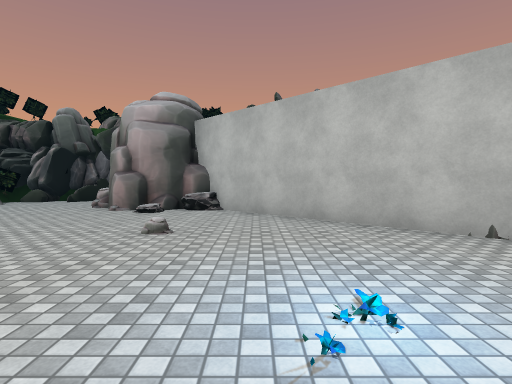
[1] (above)

12 first-person views from a walk through a 3-D level made in the Unity game engine. The camera is 1.4 m above the floor, tilts 2° down and sees 80° across. The floor is counted in squares, 2 m on a side. Each view is taken from the middle of a square. On the plan, view 1 faces up. The plan holds only what a view shows up to about 10 squares ahead; the rest is blank. The place goes on beyond the plan. The player is left out. Some surface patterns are stand-ins.

[2]
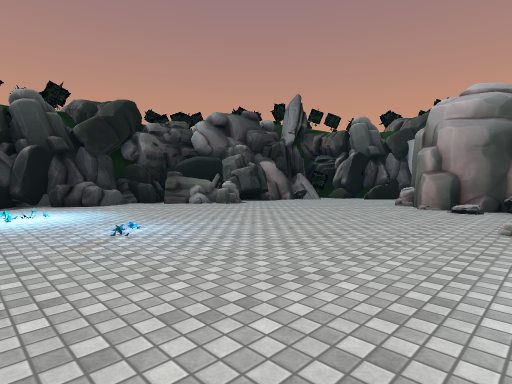

[3]
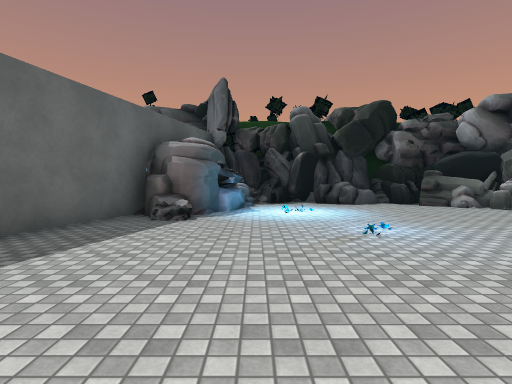

[4]
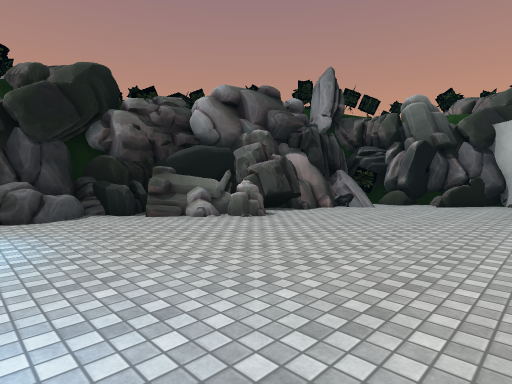

[5]
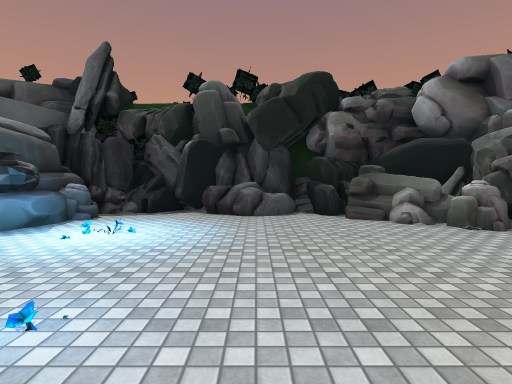

[6]
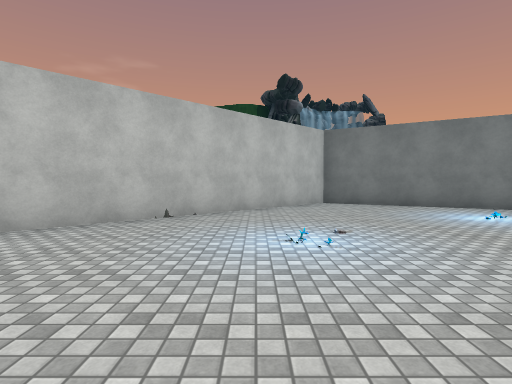

[7]
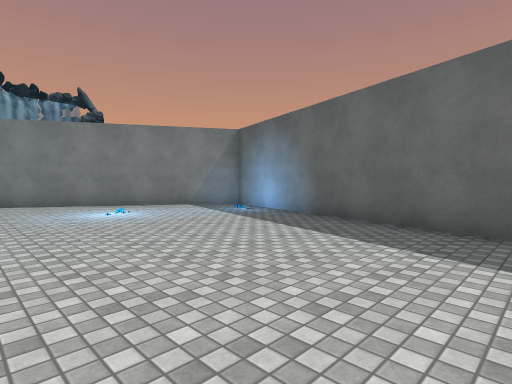

[8]
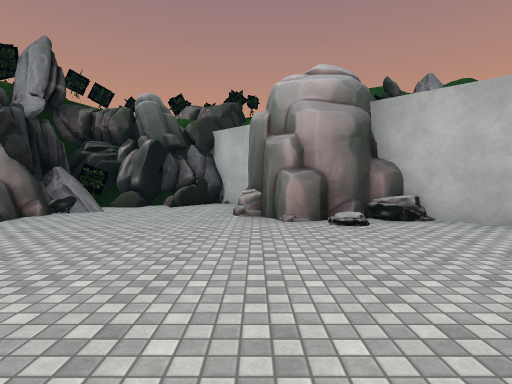

[9]
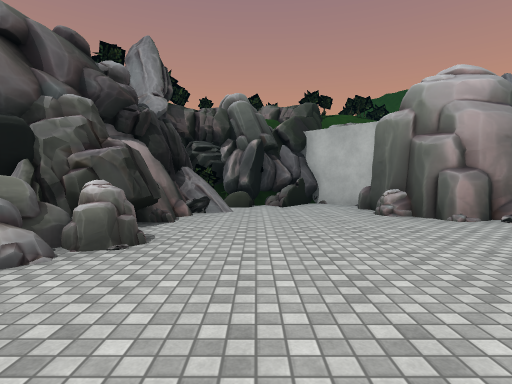

[10]
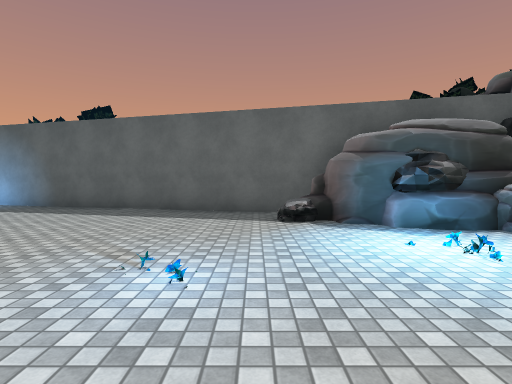

[11]
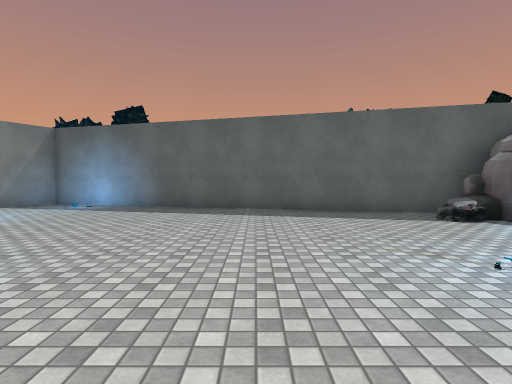

[12]
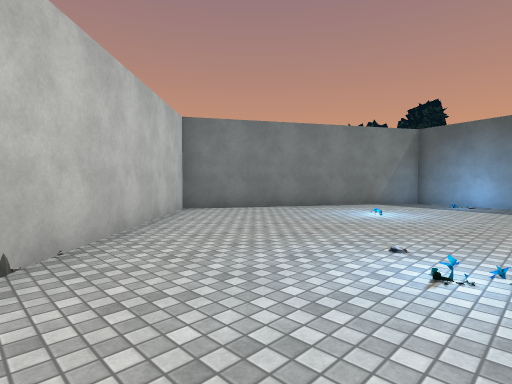

### Floor plan
Key: @ floor where view 1 was taken; # wall or solid block; . floor; O other object.
Columns run from 13 left of view 1 to 7 right of it. Each row starts with its distance up from view 1.
 13       OO
 12     OO #O
 11     OO O.#
 10     #OO..
  9     OO...O
  8     #O...#O#O
  7   ###......O.##
  6   #O..........##
  5   #OO..........#
  4   OO............O
  3  OO..............##
  2 O#O...........O...##
  1 OOO.....O....O.....##
  0 OOO..O.......@......#
 -1 OOOO................#
 -2   O# #.............##
 -3   O   #.........O..#
 -4      ###..........
 -5        #####...O.#
 -6            #####.#
 -7                ###

Positions as (right, up) in squares from view 1, and headings:
1: (0, 0), facing up
2: (-1, -1), facing up-left
3: (-1, -1), facing left
4: (-4, 1), facing up-left
5: (-4, 2), facing left
6: (-3, 2), facing right
7: (-4, 0), facing down-right
8: (-4, 2), facing up
9: (-7, 2), facing up
10: (-6, 3), facing down
11: (-3, 3), facing down
12: (0, 4), facing down-right
